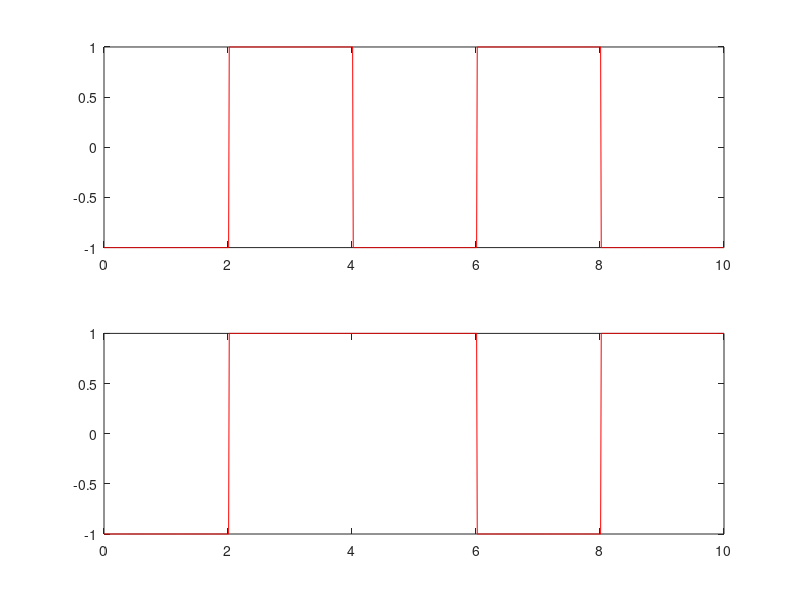
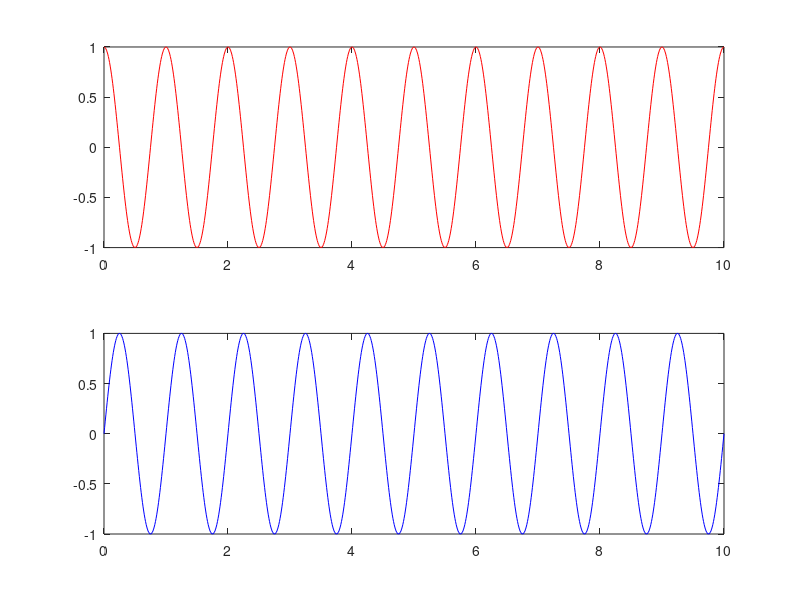
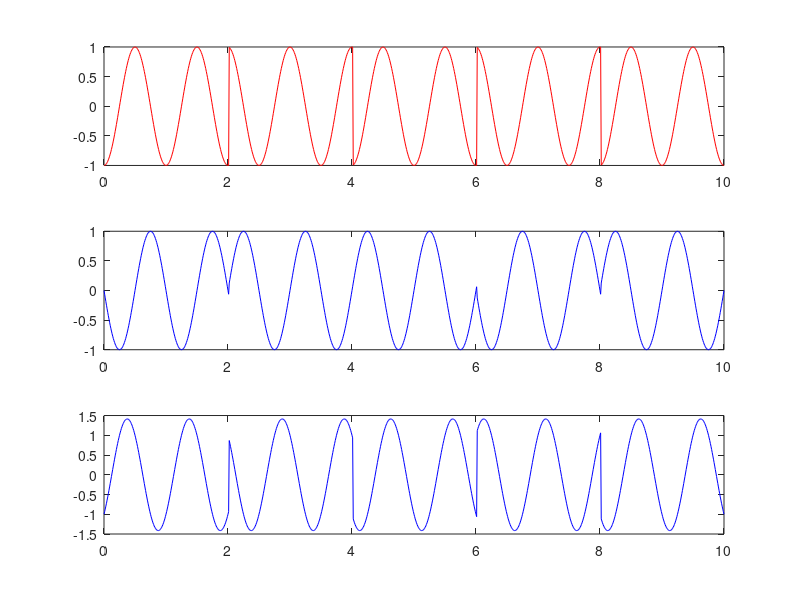

The MATLAB source for these figures, in order:
%Write a MATLAB program for Quadrature Phase Shift Keying (QPSK) Generation.
  
  %QPSK waveform generation
clc; clear all; close all;
%x=[0 1 0 1]; %input bits
x=randi([0 1],1,10)
%Bits to polar
for i=1:length(x)
if x(i)==0
p(i)=-1;
else
p(i)=1;
end
end
%Seperation of even and odd sequences
even_seq=p(1:2:length(x));
odd_seq=p(2:2:length(x));
%NRZ polar line coder signal generation
i=1;
t=0:0.01:length(x);
m=2:2:length(x);
for j=1:length(t)
if t(j)<=m(i)
even_ps(j)=even_seq(i);else
even_ps(j)=even_seq(i);
i=i+1;
end
end
i=1;
m=2:2:length(x);
for j=1:length(t)
if t(j)<=m(i)
odd_ps(j)=odd_seq(i);
else
odd_ps(j)=odd_seq(i);
i=i+1;
end
end
figure(1);
subplot(211);
plot(t,even_ps,'r');
subplot(212);
plot(t,odd_ps,'r');
%Carrier signals generation
c1=cos(2*pi*1*t);
c2=sin(2*pi*1*t);
figure(2);
subplot(211);
plot(t,c1,'r');
subplot(212);
plot(t,c2,'b');
%QPSK Wveform generation
r1=even_ps.*c1;
r2=odd_ps.*c2;
qpsk_sig=r1-r2;
figure(3);
subplot(311);
plot(t,r1,'r');
subplot(312);
plot(t,r2,'b');
subplot(313);
plot(t,qpsk_sig,'b');
